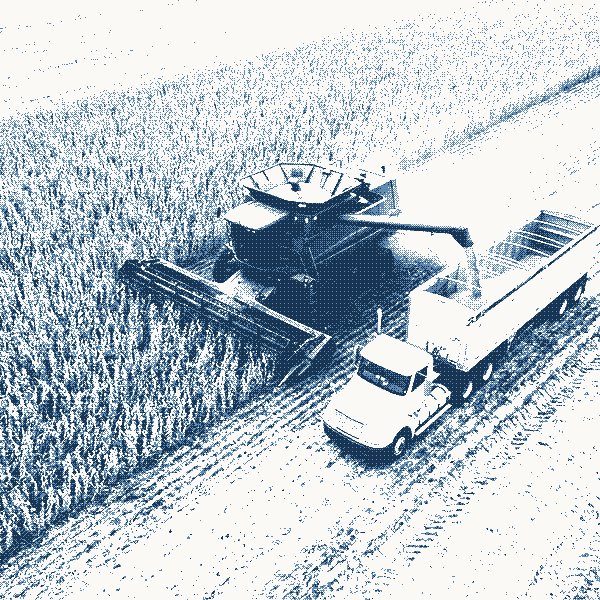
#> input picture img/agro-colheitadeira-bayer-gs.webp, 600 x 600 px
$ python panorama.py ../img/agro-colheitadeira-bayer-gs.webp
#> lines starting #> are read from the running program, lines starting #| are printed output that depends on the picture; after the words box and inside, x2 and y2 are one past the last pixel; in counts of white or black regions, pixels touching at a corner belong together
### _ferramentas/fotos_cor.py
# -*- coding: utf-8 -*-
"""FILTRO EM COR das fotos do site (28/09/2026), a receita que o Leandro calibrou
na aba [ 08 ] Filtro em cor do Spirit. Gera, para cada foto e vaga:

  img/<assunto>-cor-<suf>.webp        a foto EM COR no recorte da vaga (RGB, 900 px
                                      de largura): e o que o motor js/trama.js le
                                      (modo colorido + forte) e trama ao vivo
  img/<assunto>-cor-bayer-<suf>.webp  a reserva ja filtrada e tramada, para quem
                                      nao tem WebGL (e antes de o motor ligar)
  img/banner-ifc-cor.webp             o banner da IFC, RGBA: o alfa e o esvanecimento
                                      creme -> foto da pagina (o motor mistura o
                                      creme DEPOIS da trama, como o Spirit faz)

    python _ferramentas/fotos_cor.py            # tudo
    python _ferramentas/fotos_cor.py qc sv      # so essas vagas
    python _ferramentas/fotos_cor.py ifc

A RECEITA e uma so, aqui e no trama.js (ditherVivo.RECEITA_COR): mudar nos dois.
O TINGIMENTO OFICIAL azul (25/09) continua guardado: tingir.py --bayer, a receita
OFICIAL do Spirit e os arquivos -lum-/-bayer- que este script NAO toca.

A conta, por pixel, e a do Spirit (aba 08) e a do shader `forte` do trama.js:
  Y = luminancia; v = Y^gama; Y2 = sigmoide(v, ctr); Y2 = piso + (1-piso)*Y2 + brilho
  rgb *= Y2/Y; rgb = Y2 + (rgb-Y2)*sat
  sombras: rgb -> sombraCor NA MESMA luminancia, smoothstep(0, sombra, Y2)
  mistura: rgb = mix(rgb, rampa_oficial(Y2), mistura)
  trama: Bayer `matriz`x`matriz` por canal, `niveis` niveis, celula de `celula` px,
         limiar deslocado de `limiar`, ruido de `ruido` no limiar; o nivel mais claro = CREME
  veu: mix(creme, veu) depois da trama (na tira, o lavaRepouso do motor)"""

import os, sys
import numpy as np
from PIL import Image

SITE = os.path.dirname(os.path.dirname(os.path.abspath(__file__)))
IMG = os.path.join(SITE, 'img')
CRU = os.path.join(os.path.dirname(SITE), '_tingir-fotos', 'FOTOS')

# ---------- a receita (copiada do JSON do Spirit, 28/09/2026) ----------
RECEITA = dict(ctr=1.0, gama=0.68, piso=0.10, brilho=0.0, sat=1.0,
               sombra=0.0, sombraCor=(40, 100, 190), luzCor=(250, 249, 245), luzDe=0.32, luzForca=0.56,
               mistura=0.5, niveis=4, celula=1, matriz=2, limiar=0.0, ruido=0.0, veu=0.13, ifcGama=1.4)
# a 1a receita (28/09, tarde): ctr 1.15 gama .89 piso .21 brilho .08 sat 1.07 sombra .89 mistura .21 niveis 3 matriz 4 limiar 0 ruido .012 veu .17
RAMPA = np.array([[21.2, 50.9, 80.6], [24.2, 56.2, 88.1], [103.0, 146.1, 189.4], [250, 249, 245]]) / 255
CREME = np.array([250, 249, 245]) / 255
LUM = np.array([.2126, .7152, .0722])
def bayer(n):
    m = np.array([[0]])
    while m.shape[0] < n:
        m = np.block([[4 * m, 4 * m + 2], [4 * m + 3, 4 * m + 1]])
    return m
M4 = bayer(4)

# ---------- as fotos e as vagas (os mesmos recortes das -lum- de hoje) ----------
FONTE = {
    'industria': 'Petrochemical-Plant.jpg', 'energia': 'GHG.jpg', 'alimentos': 'wp9571086.jpg',
    'logistica': 'Container.jpg', 'tecnologia': 'AdobeStock_465836401-1-scaled.jpeg', 'saude': '02.jpg',
    'etica-auditoria': 'Coworkers_talking_in_factory_2K_20260917192906.jpeg',
    'lago-industria': 'Industrial_plant_reflecting_in_lake_2K_20260917203841.jpeg',
    'refinaria': 'refinaria-campo-ceu.jpg',
    # 29/09: as quatro fotos feitas no Google Flow (Nano Banana 2) para a tira de teste
    'flow-carbono': 'flow-gestao-carbono-4-recorte.jpg',   # 29/09: a 4a, recortada para o lago ocupar 1/4 como no ESG (o cru inteiro e -4.jpg); antes -2 (chamine) e a 1a
    'flow-iso': 'flow-implantacao-iso-6-recorte.jpg',   # 30/09: a 6a (escritorio baixo, pessoas e coleta seletiva); piso cortado 7%, ceu esticado; cru = -6.jpg
   #   # 30/09: a 5a (fabrica de vidro, linha vista pela janela); antes -4-recorte
   #   # 30/09: a 4a (tres colegas e o tablet), chao cortado e ceu esticado; o cru e -4.jpg
   #   # 30/09: a 3a (linha coberta com o inspetor); antes -2 (predio de vidro)
   #   # 29/09: a 2a (o predio de vidro); a 1a era flow-implantacao-iso.jpg
    'flow-smeta': 'flow-smeta-2.jpg',   # 29/09: a 2a, SEM recorte (a descida de 9% foi desfeita a pedido); o -recorte fica no disco   # 29/09: a 2a (operarios chegando ao portao); a 1a era flow-smeta.jpg
    'flow-esg': 'flow-gestao-carbono-3.jpg',   # 29/09: o lago claro (nome do arquivo cru ficou -carbono-3, era para o ESG); a 1a era flow-esg-sustentabilidade.jpg
}
# vaga -> (largura da reserva, altura da reserva, [(assunto, arquivo-base, ax, ay)])
# qc: a coluna da tira; os recortes foram casados com as -lum-qc de hoje (foto_coluna.py)
VAGAS = {
    'qc': (633, 788, [('energia', 'energia', 1.0, 1.0), ('industria', 'refinaria', 0.6, 1.0),
                      ('etica-auditoria', 'etica-auditoria', 0.9, 0.5), ('lago-industria', 'lago-industria', 0.9, 0.0)]),
    'sv': (562, 397, [(a, a, .5, .5) for a in ['industria', 'energia', 'alimentos', 'logistica', 'tecnologia', 'saude']]),
    'df': (562, 380, [(a, a, .5, .5) for a in ['industria', 'logistica', 'tecnologia']]),
    'st': (562, 422, [(a, a, .5, .5) for a in ['industria', 'logistica', 'alimentos', 'saude', 'tecnologia', 'energia']]),
    'nt': (900, 506, [(a, a, .5, .5) for a in ['tecnologia', 'industria', 'alimentos', 'logistica']]),
    # 29/09: a tira de teste com as fotos do Flow (mesma vaga da qc, sem espelhar)
    # 30/09: a ISO ancora na BASE (ay=1), para os pes nao serem cortados; o recorte dela ja vem espelhado
    'fl': (633, 788, [(a, a, .5, .5) for a in ['flow-carbono', 'flow-iso', 'flow-smeta', 'flow-esg']]),
}
COR_W = 900          # largura da foto em cor que o motor le


# [12 lines left out: functions enquadrar, curva, not called in this run]


def rampa(v):
    x = np.clip(v * 3, 0, 3); i = np.minimum(x.astype(int), 2); f = (x - i)[..., None]
    return RAMPA[i] * (1 - f) + RAMPA[i + 1] * f


# [92 lines left out: functions filtrar, tramar, salvar_rgb, vaga, ifc, not called in this run]


# [5 lines that do not run on import are left out]

### _ferramentas/ceu_comum.py
# -*- coding: utf-8 -*-
"""O MESMO CEU nas fotos da tira da home (30/09/2026).

    python _ferramentas/ceu_comum.py            # as quatro fotos da tira
    python _ferramentas/ceu_comum.py --prova    # so a folha antes/depois, sem gravar

«Garanta que as quatro fotos tenham o mesmo ceu, achei o da ISO um pouco mais escuro»
e «quero um ceu ligeiramente mais claro». Cada foto veio de uma geracao do Google
Flow, com o seu proprio entardecer: a da ISO e mais azul e escura, a do ESG e quase
creme. Aqui o ceu de todas passa a ser UM SO.

COMO. Nada e recortado nem colado: e uma correcao de cor que so pega no ceu.
  1. Acha o ceu de cada foto: desce linha a linha a partir do topo, seguindo a cor
     dominante da linha (o degrade muda devagar); pixel de ceu e o que esta perto
     dessa cor. Para quando menos de 15% da linha ainda e ceu.
  2. Mede o ceu LOCAL (media borrada so dos pixels de ceu): e o que a foto tem ali,
     sem a chamine, o vapor ou o telhado.
  3. O ceu COMUM e um perfil vertical unico: a media dos perfis das fotos, alisada,
     e clareada em CLAREAR na direcao do creme do site.
  4. Em cada pixel: cor += (ceu comum na linha) - (ceu local), com peso 1 no ceu e
     caindo a 0 conforme a cor se afasta do ceu (predio, chamine, gente). O vapor
     fica: ele e mais claro que o ceu em volta, e a diferenca e preservada.

As fotos cruas nao sao tocadas: sai <nome>-ceu.jpg ao lado, e o fotos_cor.py usa
esse arquivo. Rodar de novo depois de trocar qualquer uma das quatro fotos."""

import os, sys
import numpy as np
from PIL import Image, ImageFilter

SITE = os.path.dirname(os.path.dirname(os.path.abspath(__file__)))
CRU = os.path.join(os.path.dirname(SITE), '_tingir-fotos', 'FOTOS')
sys.path.insert(0, os.path.join(SITE, '_ferramentas'))

CLAREAR = 0.14          # «ligeiramente mais claro»: quanto o ceu comum anda na direcao do creme
CREME = np.array([250, 249, 245], np.float64)
PERTO = 22              # distancia (maior canal) para um pixel contar como ceu, na medida
PESO_DE, PESO_ATE = 26, 78   # a correcao vale 1 ate PESO_DE de distancia do ceu local e 0 de PESO_ATE em diante
LISO, LONGE = 3.0, 80   # desvio local maximo para «liso», e distancia maxima da cor da linha
SIGMA = 38              # borrado do ceu local, em px de uma foto de 896 de largura


def _blur(a, sigma):
    """gaussiana separavel em numpy (a PIL so borra 8 bits)"""
    r = int(sigma * 3); x = np.arange(-r, r + 1); k = np.exp(-x * x / (2.0 * sigma * sigma)); k /= k.sum()
    pad = np.pad(a, ((r, r), (0, 0)) + ((0, 0),) * (a.ndim - 2), mode='edge')
    a = sum(pad[i:i + a.shape[0]] * k[i] for i in range(2 * r + 1))
    pad = np.pad(a, ((0, 0), (r, r)) + ((0, 0),) * (a.ndim - 2), mode='edge')
    return sum(pad[:, i:i + a.shape[1]] * k[i] for i in range(2 * r + 1))


def medir(a):
    """a: H x W x 3 float. Devolve (mascara de ceu, perfil por linha, ultima linha de ceu)."""
    H, W = a.shape[:2]
    perfil = np.zeros((H, 3)); mask = np.zeros((H, W), bool)
    cor = np.median(a[0], axis=0); fim = 0
    for y in range(H):
        d = np.abs(a[y] - cor).max(axis=1)
        m = d < PERTO
        if m.mean() < 0.15: break
        cor = np.median(a[y][m], axis=0)
        perfil[y] = cor; mask[y] = m; fim = y
    # 2a passada: o ceu tambem e o que e LISO e nao esta longe da cor da linha. Pega o
    # degrade horizontal (a faixa esverdeada do lago, o canto mais claro), que a cor da
    # linha sozinha deixava de fora e que por isso sobrava como mancha.
    m1 = _blur(a, 2.0); m2 = _blur(a * a, 2.0)
    liso = np.sqrt(np.maximum(m2 - m1 * m1, 0)).max(axis=2) < LISO
    longe = np.abs(a - perfil[:, None, :]).max(axis=2)
    linhas = (np.arange(H) <= fim)[:, None]
    mask = linhas & (mask | (liso & (longe < LONGE)))
    return mask, perfil, fim


def ceu_local(a, mask, sigma):
    m = mask.astype(np.float64)
    num = _blur(a * m[..., None], sigma); den = _blur(m, sigma)
    return num / np.maximum(den, 1e-4)[..., None], den


# [11 lines left out: function perfil_comum, not called in this run]


def aplicar(a, mask, fim, T, sigma):
    H, W = a.shape[:2]
    L, den = ceu_local(a, mask, sigma)
    dist = np.abs(a - L).max(axis=2)
    t = np.clip((dist - PESO_DE) / float(PESO_ATE - PESO_DE), 0, 1)
    w = 1 - t * t * (3 - 2 * t)
    w = np.maximum(w, _blur(mask.astype(np.float64), 1.5))     # todo o ceu medido entra inteiro
    w *= np.clip(den / 0.12, 0, 1)                    # longe de qualquer ceu medido, nada muda
    # abaixo do fim do ceu a correcao some em 40 linhas (agua e chao ficam como estao)
    yy = np.arange(H)[:, None]; w *= np.clip((fim + 40 - yy) / 40.0, 0, 1)
    return np.clip(a + (T[:, None, :] - L) * w[..., None], 0, 255), w


# [29 lines left out: functions unificar, folha, not called in this run]


# [6 lines that do not run on import are left out]

### _ferramentas/panorama.py
# -*- coding: utf-8 -*-
"""A TIRA DA HOME COMO UMA FOTO SO (30/09/2026).

    python _ferramentas/panorama.py <foto.jpg> [<foto-direita.jpg>] --ordem carbono,iso,smeta,esg
                                    [--alvo 0.66] [--espelhar] [--prova]

Os quatro cards da tira mostram UMA panoramica continua: cada card e uma janela de
um quarto da largura. A foto vem do Google Flow, que so gera ate 16:9; a tira tem
de 2,40:1 (telas ate 1400 px) a 3,33:1 (1920 px). Este script transforma o que o
Flow entrega no que o site usa:

  img/tira-panorama-cor.webp            a MESTRA, 2,40:1, em cor: e a textura que o
                                        motor (js/trama.js, cfg.panorama) prende a
                                        tira inteira e trama ao vivo
  img/tira-<servico>-cor-bayer.webp     um quarto por card, 633 x 788, ja filtrado e
                                        tramado: a reserva sem WebGL e o telefone

COMO A MESTRA E MONTADA.
  1. Uma foto (16:9) ou duas metades lado a lado (esquerda, direita).
  2. O ceu e medido e clareado pelo mesmo metodo do ceu_comum.py.
  3. A «linha do telhado» e a altura mediana em que o ceu acaba, coluna a coluna
     (a chamine, mais alta, nao entra na conta). Ela vai para --alvo da altura da
     mestra (0,66 = cenario no terco de baixo). O ceu que faltar em cima e esticado
     da faixa limpa do alto; o chao que sobrar embaixo e cortado.
  4. O motor mostra a mestra sempre na largura inteira da tira e corta o que sobra
     pelo ALTO; o chao fica. Por isso a mestra tem a proporcao da tira MAIS ESTREITA
     (2,40:1): em tela larga some ceu, nunca cenario.

--pe diz onde o predio encosta no piso (fracao da altura da foto de entrada): dali para
baixo o piso e alisado. Nas telas de 1792 x 1008 desta tira, o pe esta em 820/1008 = 0,8135.

--teto fixa a linha do telhado (fracao da altura da foto de entrada). Desde 30/09 a tira usa
--teto 0.514, a mediana medida antes do telhado em shed do SMETA, para a cena nao descer.

--ceu-creme mescla o ceu no creme da pagina (#FAF9F5): creme exato no alto, degrade ate o ceu da foto
no horizonte. Testado em 30/09 e REPROVADO pelo Leandro («volte ao azul que era»): a tira usa
--alvo 0.705 (menos rua) SEM --ceu-creme. A opcao fica aqui guardada.

--ceu-azul K puxa o perfil do ceu K do caminho para AZUL (168,192,250). A tira usa 0.7.
--ceu-claro K, depois, clareia K do caminho para (250,250,255). A tira usa 0.2.
--ceu-plano deixa o ceu num tom so (o do alto), sem a faixa de manchas perto do horizonte.
--tom D,F gira os azuis D graus e multiplica a saturacao deles por F (girar_tom); --ceu-cor R,G,B
da ao ceu plano uma cor exata. Testado em 30/09 (noite), «como as outras fotos» (--tom -25,2 --ceu-cor
25,185,240) e desfeito («volte o azul claro como estava»): a tira usa o comando SEM --tom e --ceu-cor.
Comando da tira desde 30/09 (tarde): --alvo 0.724 --pe 0.8135 --teto 0.514 --ceu-azul 0.7 --ceu-claro 0.2 --ceu-plano

--ordem diz que servico esta em cada quarto, da esquerda para a direita; so da nome
aos arquivos de reserva."""

import os, sys
import numpy as np
from PIL import Image, ImageOps

SITE = os.path.dirname(os.path.dirname(os.path.abspath(__file__)))
IMG = os.path.join(SITE, 'img')
sys.path.insert(0, os.path.join(SITE, '_ferramentas'))
import ceu_comum, fotos_cor

RAZAO = 2.40            # largura / altura da mestra = a tira mais estreita do desktop
LARG_MAX = 3200
CARD_W, CARD_H = 633, 788
AZUL = np.array([168, 192, 250], np.float64)   # o azul para onde --ceu-azul puxa o perfil do ceu


def skyline(mask):
    """linha, por coluna, onde o ceu acaba (primeiro pixel que nao e ceu, de cima para baixo)"""
    H, W = mask.shape
    nao = ~mask
    # uma coluna so conta como «acabou o ceu» quando ha 6 pixels seguidos sem ceu
    k = 6; run = np.zeros((H, W), bool); acc = np.zeros(W, int)
    for y in range(H):
        acc = np.where(nao[y], acc + 1, 0); run[y] = acc >= k
    tem = run.any(axis=0)
    return np.where(tem, run.argmax(axis=0) - (k - 1), H)


def montar(caminhos, alvo=0.66, espelhar=False, pe=None, teto_fixo=None, creme=False, azul=0.0, claro=0.0, plano=False, tom=None, ceu_cor=None, limpo=0.0):
#> called with alvo = 0.66, espelhar = False, creme = False, azul = 0, claro = 0, plano = False, limpo = 0
    ims = [Image.open(c).convert('RGB') for c in caminhos]
#> ims = 1 item
    if len(ims) == 2:                                   # duas metades: mesma altura, lado a lado
        h = max(i.height for i in ims)                  # a metade menor (download 1K) sobe; a mestra nao perde resolucao
        ims = [i.resize((round(i.width * h / i.height), h), Image.LANCZOS) for i in ims]
        im = Image.new('RGB', (ims[0].width + ims[1].width, h)); im.paste(ims[0], (0, 0)); im.paste(ims[1], (ims[0].width, 0))
    else:
        im = ims[0]
#> im is the input picture: PIL image 600x600 RGB; mean R, G, B 189, 200.2, 209.3
    if espelhar: im = ImageOps.mirror(im)
    if im.width > LARG_MAX: im = im.resize((LARG_MAX, round(im.height * LARG_MAX / im.width)), Image.LANCZOS)
    a = np.asarray(im, np.float64); H, W = a.shape[:2]
    if tom: a = girar_tom(a, *tom)

    mask, perfil, fim = ceu_comum.medir(a)
#> in medir, `cor = np.median(a[0], axis=0)`: cor = [250, 249, 245]
#> after the loop in medir, `for y in range(H):`:
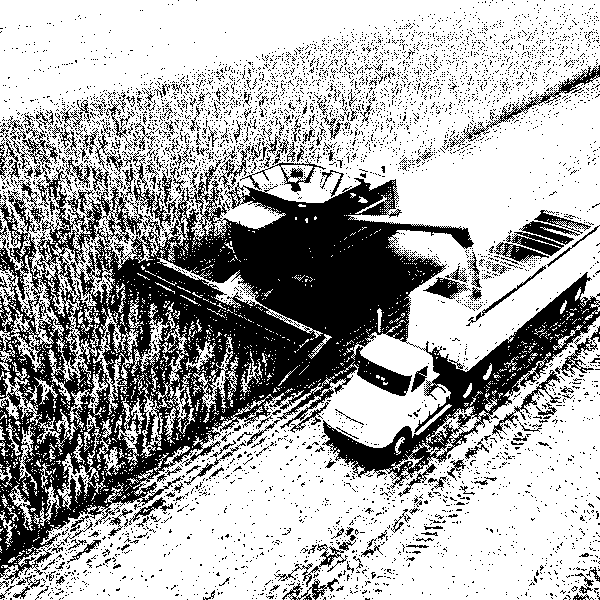
#> mask: shape (600, 600) bool; 67.3% white; 5110 black regions (4918 under 20 px), largest, box (x1, y1, x2, y2) and area: (0, 159, 600, 584) 88641, (449, 65, 600, 147) 977, (7, 113, 58, 169) 623
#> after the loop in medir, `for y in range(H):`: perfil = 600 rows, first 8: [250, 249, 245], [250, 249, 245], [250, 249, 245], [250, 249, 245], [250, 249, 245], [250, 249, 245], [250, 249, 245], [250, 249, 245]
#> call 2 of _blur, with sigma = 2
#> in _blur (call 2), `pad = np.pad(a, ((r, r), (0, 0)) + ((0, 0),) * (a.ndim - 2), mode='edg..`:
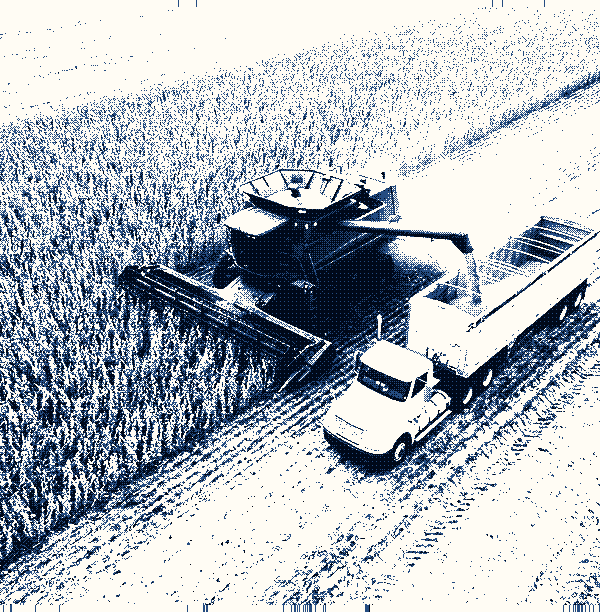
#> pad: shape (612, 600, 3) float64; mean of channels 0, 1, 2 44142.1, 45840, 47391.7; drawn with min black and max white
#> in _blur (call 2), `a = sum(pad[i:i + a.shape[0]] * k[i] for i in range(2 * r + 1))`:
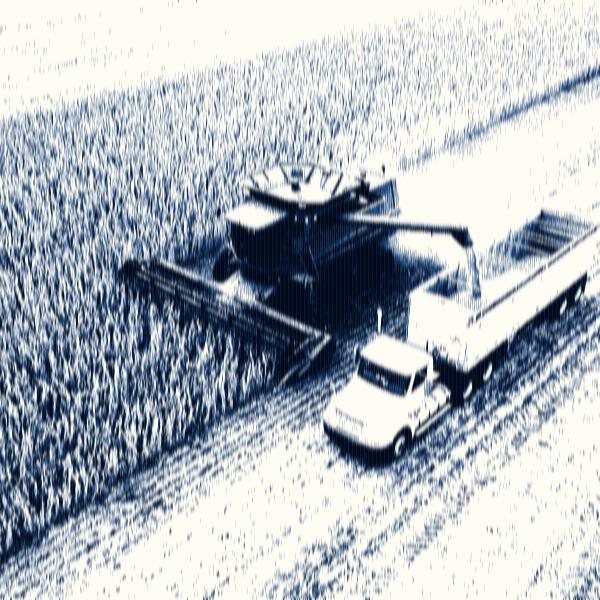
#> a: shape (600, 600, 3) float64; mean of channels 0, 1, 2 43819.4, 45553.2, 47163.3; drawn with min black and max white
#> in _blur (call 2), `pad = np.pad(a, ((0, 0), (r, r)) + ((0, 0),) * (a.ndim - 2), mode='edg..`:
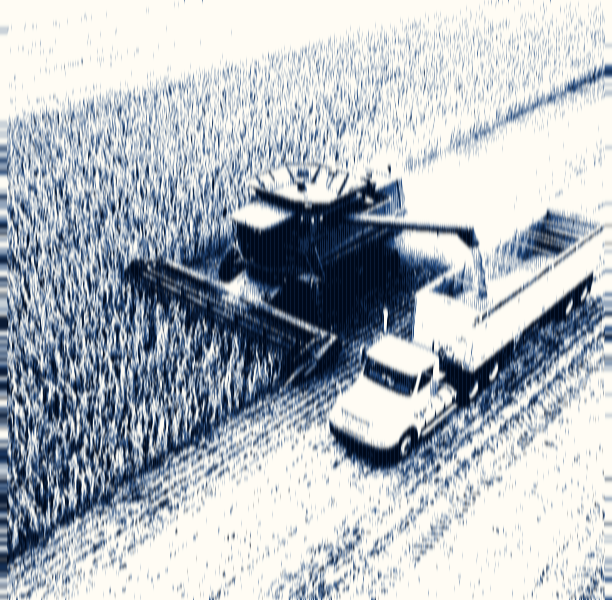
#> pad: shape (600, 612, 3) float64; mean of channels 0, 1, 2 43860, 45593.8, 47202.3; drawn with min black and max white
#> in _blur (call 2), `return sum(pad[:, i:i + a.shape[1]] * k[i] for i in range(2 * r + 1))`:
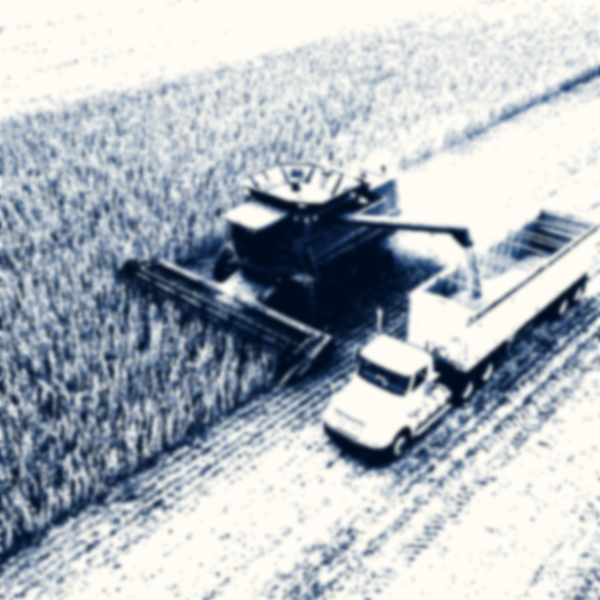
#> returned value: shape (600, 600, 3) float64; mean of channels 0, 1, 2 43819.4, 45553.2, 47163.3; drawn with min black and max white
#> in medir, `liso = np.sqrt(np.maximum(m2 - m1 * m1, 0)).max(axis=2) < LISO`:
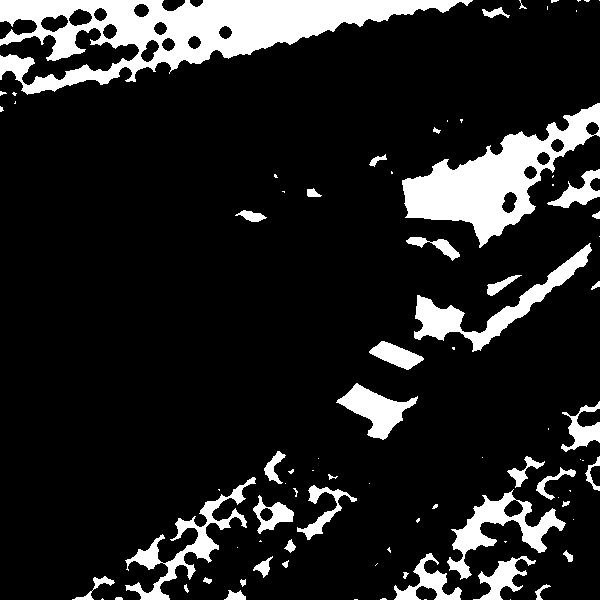
#> liso: shape (600, 600) bool; 13.7% white; 86 white regions (45 under 20 px), largest, box (x1, y1, x2, y2) and area: (0, 0, 473, 95) 18067, (402, 103, 600, 248) 10066, (414, 243, 592, 352) 3628
#> in medir, `longe = np.abs(a - perfil[:, None, :]).max(axis=2)`:
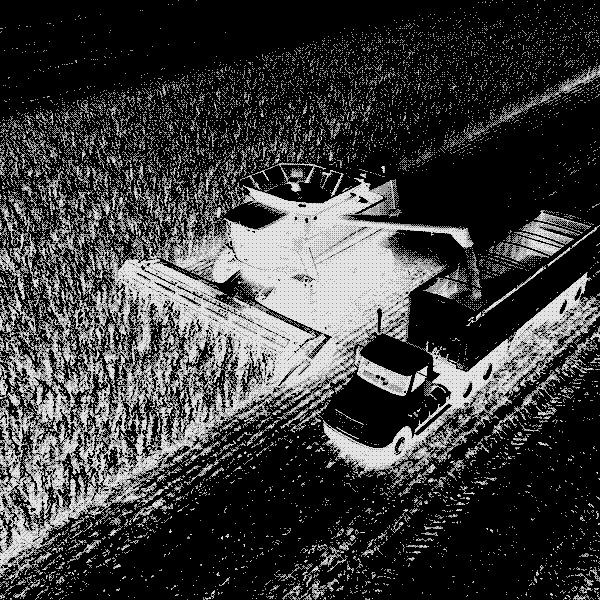
#> longe: shape (600, 600) float64; min 0, max 227, mean 61
#> fim = 599
    sk = skyline(mask)
#> (the rest of the program and of its run is left out)
